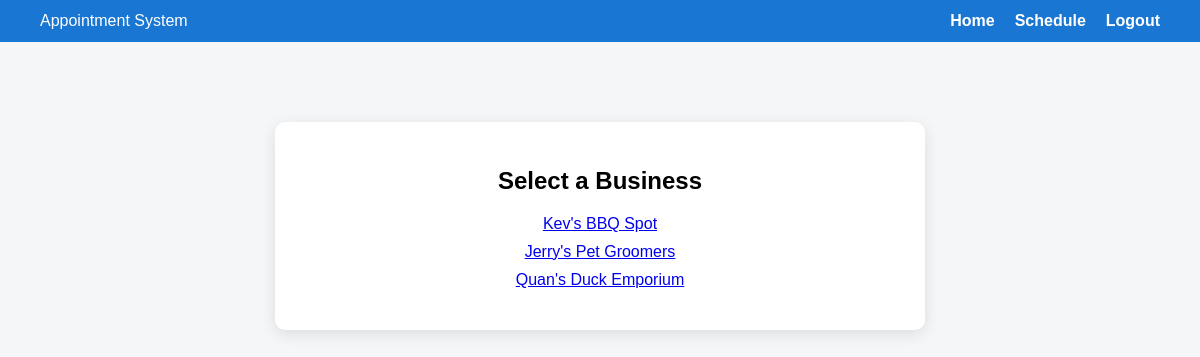
/user (signed in), run on the app's committed database.
### tables this page shows
CREATE TABLE users (
        id INTEGER PRIMARY KEY AUTOINCREMENT,
        username TEXT,
        password TEXT,
        role TEXT
        );

### app.py (the view)
@app.route("/user")
def user_view():
    if "user" not in session:
        return redirect("/")
    conn = sqlite3.connect('database/database.db')
    cursor = conn.cursor()
    cursor.execute("SELECT id, username FROM users WHERE role='business'")
    businesses = cursor.fetchall()
    conn.close()
    return render_template("user.html", businesses=businesses)

### templates/user.html (shortened to what this page needs)
<!DOCTYPE html>
<html>
<head>
    <link rel="stylesheet" href="{{ url_for('static', filename='style.css') }}">
</head>
<body>
<div class="navbar">
    <div class="logo">Appointment System</div>
    <div class="nav-links">
        <a href="/user">Home</a>
        <a href="/schedule">Schedule</a>
        <a href="/logout">Logout</a>
    </div>
</div>
<div class="container">
    <h2 style="text-align:center;">Select a Business</h2>
    <ul style="list-style:none; padding:0;">
        {% for b in businesses %}
        <li style="margin:10px 0;">
            <a href="/book/{{ b[0] }}" class="primary-btn" style="display:block; text-align:center;">
                {{ b[1] }}
            </a>
        </li>
        {% endfor %}
    </ul>
</div>
</body>
</html>

### static/style.css (style rules this page uses)
body { margin: 0; font-family: Arial, sans-serif; background-color: #f4f6f8; }
.container { width: 100%; max-width: 600px; margin: 80px auto; background: white; padding: 25px; border-radius: 10px; box-shadow: 0px 4px 15px rgba(0,0,0,0.1); }
h2 { text-align: center; margin-bottom: 20px; }
.navbar { width: 100%; background: #1976d2; color: white; display: flex; justify-content: space-between; align-items: center; padding: 12px 40px; box-sizing: border-box; }
.nav-links { display: flex; align-items: center; }
.nav-links a { color: white; text-decoration: none; margin-left: 20px; font-weight: bold; }

### data on the page
users: username "Kev's BBQ Spot"
users: username "Jerry's Pet Groomers"
users: username "Quan's Duck Emporium"
